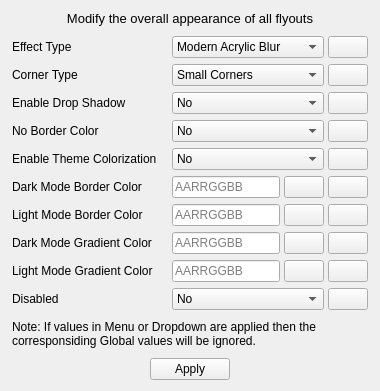
         <widget class="QWidget" name="tab1">
          <attribute name="title">
           <string>Global</string>
          </attribute>
          <layout class="QVBoxLayout" name="verticalLayout" stretch="0,1,0,0">
           <property name="spacing">
            <number>10</number>
           </property>
           <property name="leftMargin">
            <number>12</number>
           </property>
           <property name="rightMargin">
            <number>12</number>
           </property>
           <item>
            <widget class="QLabel" name="description1">
             <property name="font">
              <font>
               <pointsize>10</pointsize>
              </font>
             </property>
             <property name="text">
              <string>Modify the overall appearance of all flyouts</string>
             </property>
             <property name="scaledContents">
              <bool>false</bool>
             </property>
             <property name="alignment">
              <set>Qt::AlignCenter</set>
             </property>
             <property name="wordWrap">
              <bool>true</bool>
             </property>
            </widget>
           </item>
           <item>
            <layout class="QFormLayout" name="formLayout">
             <property name="horizontalSpacing">
              <number>15</number>
             </property>
             <property name="verticalSpacing">
              <number>6</number>
             </property>
             <property name="leftMargin">
              <number>0</number>
             </property>
             <property name="topMargin">
              <number>0</number>
             </property>
             <property name="rightMargin">
              <number>0</number>
             </property>
             <property name="bottomMargin">
              <number>0</number>
             </property>
             <item row="0" column="0">
              <widget class="QLabel" name="lbl_effectType1">
               <property name="text">
                <string>Effect Type</string>
               </property>
              </widget>
             </item>
             <item row="0" column="1">
              <layout class="QHBoxLayout" name="horizontalLayout_11" stretch="1,0">
               <property name="spacing">
                <number>4</number>
               </property>
               <item>
                <widget class="QComboBox" name="effectType1">
                 <property name="sizePolicy">
                  <sizepolicy hsizetype="Preferred" vsizetype="Minimum">
                   <horstretch>0</horstretch>
                   <verstretch>0</verstretch>
                  </sizepolicy>
                 </property>
                 <property name="currentIndex">
                  <number>5</number>
                 </property>
                 <item>
                  <property name="text">
                   <string extracomment="Disable all effects">Disable</string>
                  </property>
                 </item>
                 <item>
                  <property name="text">
                   <string>Transparent</string>
                  </property>
                 </item>
                 <item>
                  <property name="text">
                   <string>Solid</string>
                  </property>
                 </item>
                 <item>
                  <property name="text">
                   <string>Blur</string>
                  </property>
                 </item>
                 <item>
                  <property name="text">
                   <string>Classic Acrylic Blur</string>
                  </property>
                 </item>
                 <item>
                  <property name="text">
                   <string>Modern Acrylic Blur</string>
                  </property>
                 </item>
                 <item>
                  <property name="text">
                   <string>Acrylic</string>
                  </property>
                 </item>
                 <item>
                  <property name="text">
                   <string>Mica</string>
                  </property>
                 </item>
                 <item>
                  <property name="text">
                   <string>Mica Alt</string>
                  </property>
                 </item>
                </widget>
               </item>
               <item>
                <widget class="QPushButton" name="reset_effect_type1">
                 <property name="enabled">
                  <bool>true</bool>
                 </property>
                 <property name="sizePolicy">
                  <sizepolicy hsizetype="Minimum" vsizetype="Minimum">
                   <horstretch>0</horstretch>
                   <verstretch>0</verstretch>
                  </sizepolicy>
                 </property>
                 <property name="text">
                  <string/>
                 </property>
                 <property name="icon">
                  <iconset>
                   <normaloff>../Assets/icons/reset_icon.png</normaloff>../Assets/icons/reset_icon.png</iconset>
                 </property>
                </widget>
               </item>
              </layout>
             </item>
             <item row="1" column="0">
              <widget class="QLabel" name="lbl_cornerType1">
               <property name="text">
                <string>Corner Type</string>
               </property>
              </widget>
             </item>
             <item row="1" column="1">
              <layout class="QHBoxLayout" name="horizontalLayout_60" stretch="1,0">
               <property name="spacing">
                <number>4</number>
               </property>
               <item>
                <widget class="QComboBox" name="cornerType1">
                 <property name="sizePolicy">
                  <sizepolicy hsizetype="Preferred" vsizetype="Minimum">
                   <horstretch>0</horstretch>
                   <verstretch>0</verstretch>
                  </sizepolicy>
                 </property>
                 <property name="currentIndex">
                  <number>3</number>
                 </property>
                 <item>
                  <property name="text">
                   <string>Dont't Change</string>
                  </property>
                 </item>
                 <item>
                  <property name="text">
                   <string>Square Corners</string>
                  </property>
                 </item>
                 <item>
                  <property name="text">
                   <string>Large Corners</string>
                  </property>
                 </item>
                 <item>
                  <property name="text">
                   <string>Small Corners</string>
                  </property>
                 </item>
                </widget>
               </item>
               <item>
                <widget class="QPushButton" name="reset_corner_type1">
                 <property name="sizePolicy">
                  <sizepolicy hsizetype="Minimum" vsizetype="Minimum">
                   <horstretch>0</horstretch>
                   <verstretch>0</verstretch>
                  </sizepolicy>
                 </property>
                 <property name="text">
                  <string/>
                 </property>
                 <property name="icon">
                  <iconset>
                   <normaloff>../Assets/icons/reset_icon.png</normaloff>../Assets/icons/reset_icon.png</iconset>
                 </property>
                </widget>
               </item>
              </layout>
             </item>
             <item row="2" column="0">
              <widget class="QLabel" name="lbl_enableDropShadow1">
               <property name="text">
                <string>Enable Drop Shadow</string>
               </property>
              </widget>
             </item>
             <item row="2" column="1">
              <layout class="QHBoxLayout" name="horizontalLayout_12" stretch="1,0">
               <property name="spacing">
                <number>4</number>
               </property>
               <item>
                <widget class="QComboBox" name="enableDropShadow1">
                 <property name="sizePolicy">
                  <sizepolicy hsizetype="Preferred" vsizetype="Minimum">
                   <horstretch>0</horstretch>
                   <verstretch>0</verstretch>
                  </sizepolicy>
                 </property>
                 <item>
                  <property name="text">
                   <string>No</string>
                  </property>
                 </item>
                 <item>
                  <property name="text">
                   <string>Yes</string>
                  </property>
                 </item>
                </widget>
               </item>
               <item>
                <widget class="QPushButton" name="reset_drop_shadow1">
                 <property name="enabled">
                  <bool>true</bool>
                 </property>
                 <property name="sizePolicy">
                  <sizepolicy hsizetype="Minimum" vsizetype="Minimum">
                   <horstretch>0</horstretch>
                   <verstretch>0</verstretch>
                  </sizepolicy>
                 </property>
                 <property name="text">
                  <string/>
                 </property>
                 <property name="icon">
                  <iconset>
                   <normaloff>../Assets/icons/reset_icon.png</normaloff>../Assets/icons/reset_icon.png</iconset>
                 </property>
                </widget>
               </item>
              </layout>
             </item>
             <item row="3" column="0">
              <widget class="QLabel" name="lbl_noBorderColor1">
               <property name="text">
                <string>No Border Color</string>
               </property>
              </widget>
             </item>
             <item row="3" column="1">
              <layout class="QHBoxLayout" name="horizontalLayout_56" stretch="1,0">
               <property name="spacing">
                <number>4</number>
               </property>
               <item>
                <widget class="QComboBox" name="noBorderColor1">
                 <property name="sizePolicy">
                  <sizepolicy hsizetype="Preferred" vsizetype="Minimum">
                   <horstretch>0</horstretch>
                   <verstretch>0</verstretch>
                  </sizepolicy>
                 </property>
                 <item>
                  <property name="text">
                   <string>No</string>
                  </property>
                 </item>
                 <item>
                  <property name="text">
                   <string>Yes</string>
                  </property>
                 </item>
                </widget>
               </item>
               <item>
                <widget class="QPushButton" name="reset_border_color1">
                 <property name="sizePolicy">
                  <sizepolicy hsizetype="Minimum" vsizetype="Minimum">
                   <horstretch>0</horstretch>
                   <verstretch>0</verstretch>
                  </sizepolicy>
                 </property>
                 <property name="text">
                  <string/>
                 </property>
                 <property name="icon">
                  <iconset>
                   <normaloff>../Assets/icons/reset_icon.png</normaloff>../Assets/icons/reset_icon.png</iconset>
                 </property>
                </widget>
               </item>
              </layout>
             </item>
             <item row="7" column="0">
              <widget class="QLabel" name="lbl_darkModeGradientColor1">
               <property name="text">
                <string>Dark Mode Gradient Color</string>
               </property>
              </widget>
             </item>
             <item row="7" column="1">
              <layout class="QHBoxLayout" name="horizontalLayout_13" stretch="1,0,0">
               <property name="spacing">
                <number>4</number>
               </property>
               <item>
                <widget class="QLineEdit" name="darkModeGradientColor1">
                 <property name="sizePolicy">
                  <sizepolicy hsizetype="Expanding" vsizetype="Minimum">
                   <horstretch>0</horstretch>
                   <verstretch>0</verstretch>
                  </sizepolicy>
                 </property>
                 <property name="toolTip">
                  <string/>
                 </property>
                 <property name="layoutDirection">
                  <enum>Qt::LeftToRight</enum>
                 </property>
                 <property name="readOnly">
                  <bool>true</bool>
                 </property>
                 <property name="placeholderText">
                  <string>AARRGGBB</string>
                 </property>
                </widget>
               </item>
               <item>
                <widget class="QPushButton" name="dark_mode_gradient_color_picker1">
                 <property name="enabled">
                  <bool>true</bool>
                 </property>
                 <property name="sizePolicy">
                  <sizepolicy hsizetype="Minimum" vsizetype="Minimum">
                   <horstretch>0</horstretch>
                   <verstretch>0</verstretch>
                  </sizepolicy>
                 </property>
                 <property name="text">
                  <string/>
                 </property>
                 <property name="icon">
                  <iconset>
                   <normaloff>../Assets/icons/color_picker_icon.png</normaloff>../Assets/icons/color_picker_icon.png</iconset>
                 </property>
                </widget>
               </item>
               <item>
                <widget class="QPushButton" name="reset_dark_mode_gradient_color1">
                 <property name="enabled">
                  <bool>true</bool>
                 </property>
                 <property name="sizePolicy">
                  <sizepolicy hsizetype="Minimum" vsizetype="Minimum">
                   <horstretch>0</horstretch>
                   <verstretch>0</verstretch>
                  </sizepolicy>
                 </property>
                 <property name="text">
                  <string/>
                 </property>
                 <property name="icon">
                  <iconset>
                   <normaloff>../Assets/icons/reset_icon.png</normaloff>../Assets/icons/reset_icon.png</iconset>
                 </property>
                </widget>
               </item>
              </layout>
             </item>
             <item row="8" column="0">
              <widget class="QLabel" name="lbl_lightModeGradientColor1">
               <property name="text">
                <string>Light Mode Gradient Color</string>
               </property>
              </widget>
             </item>
             <item row="8" column="1">
              <layout class="QHBoxLayout" name="horizontalLayout_14" stretch="1,0,0">
               <property name="spacing">
                <number>4</number>
               </property>
               <item>
                <widget class="QLineEdit" name="lightModeGradientColor1">
                 <property name="sizePolicy">
                  <sizepolicy hsizetype="Expanding" vsizetype="Minimum">
                   <horstretch>0</horstretch>
                   <verstretch>0</verstretch>
                  </sizepolicy>
                 </property>
                 <property name="toolTip">
                  <string/>
                 </property>
                 <property name="layoutDirection">
                  <enum>Qt::LeftToRight</enum>
                 </property>
                 <property name="readOnly">
                  <bool>true</bool>
                 </property>
                 <property name="placeholderText">
                  <string>AARRGGBB</string>
                 </property>
                </widget>
               </item>
               <item>
                <widget class="QPushButton" name="light_mode_gradient_color_picker1">
                 <property name="enabled">
                  <bool>true</bool>
                 </property>
                 <property name="sizePolicy">
                  <sizepolicy hsizetype="Minimum" vsizetype="Minimum">
                   <horstretch>0</horstretch>
                   <verstretch>0</verstretch>
                  </sizepolicy>
                 </property>
                 <property name="text">
                  <string/>
                 </property>
                 <property name="icon">
                  <iconset>
                   <normaloff>../Assets/icons/color_picker_icon.png</normaloff>../Assets/icons/color_picker_icon.png</iconset>
                 </property>
                </widget>
               </item>
               <item>
                <widget class="QPushButton" name="reset_light_mode_gradient_color1">
                 <property name="enabled">
                  <bool>true</bool>
                 </property>
                 <property name="sizePolicy">
                  <sizepolicy hsizetype="Minimum" vsizetype="Minimum">
                   <horstretch>0</horstretch>
                   <verstretch>0</verstretch>
                  </sizepolicy>
                 </property>
                 <property name="text">
                  <string/>
                 </property>
                 <property name="icon">
                  <iconset>
                   <normaloff>../Assets/icons/reset_icon.png</normaloff>../Assets/icons/reset_icon.png</iconset>
                 </property>
                </widget>
               </item>
              </layout>
             </item>
             <item row="9" column="0">
              <widget class="QLabel" name="lbl_disabledEffect1">
               <property name="text">
                <string>Disabled</string>
               </property>
              </widget>
             </item>
             <item row="9" column="1">
              <layout class="QHBoxLayout" name="horizontalLayout_17" stretch="1,0">
               <property name="spacing">
                <number>4</number>
               </property>
               <item>
                <widget class="QComboBox" name="disabledEffect1">
                 <property name="sizePolicy">
                  <sizepolicy hsizetype="Preferred" vsizetype="Minimum">
                   <horstretch>0</horstretch>
                   <verstretch>0</verstretch>
                  </sizepolicy>
                 </property>
                 <item>
                  <property name="text">
                   <string>No</string>
                  </property>
                 </item>
                 <item>
                  <property name="text">
                   <string>Yes</string>
                  </property>
                 </item>
                </widget>
               </item>
               <item>
                <widget class="QPushButton" name="reset_disabled1">
                 <property name="enabled">
                  <bool>true</bool>
                 </property>
                 <property name="sizePolicy">
                  <sizepolicy hsizetype="Minimum" vsizetype="Minimum">
                   <horstretch>0</horstretch>
                   <verstretch>0</verstretch>
                  </sizepolicy>
                 </property>
                 <property name="text">
                  <string/>
                 </property>
                 <property name="icon">
                  <iconset>
                   <normaloff>../Assets/icons/reset_icon.png</normaloff>../Assets/icons/reset_icon.png</iconset>
                 </property>
                </widget>
               </item>
              </layout>
             </item>
             <item row="4" column="0">
              <widget class="QLabel" name="lbl_enableThemeColorization1">
               <property name="text">
                <string>Enable Theme Colorization</string>
               </property>
              </widget>
             </item>
             <item row="4" column="1">
              <layout class="QHBoxLayout" name="horizontalLayout_64" stretch="1,0">
               <property name="spacing">
                <number>4</number>
               </property>
               <item>
                <widget class="QComboBox" name="enableThemeColorization1">
                 <property name="sizePolicy">
                  <sizepolicy hsizetype="Preferred" vsizetype="Minimum">
                   <horstretch>0</horstretch>
                   <verstretch>0</verstretch>
                  </sizepolicy>
                 </property>
                 <item>
                  <property name="text">
                   <string>No</string>
                  </property>
                 </item>
                 <item>
                  <property name="text">
                   <string>Yes</string>
                  </property>
                 </item>
                </widget>
               </item>
               <item>
                <widget class="QPushButton" name="reset_theme_colorization1">
                 <property name="sizePolicy">
                  <sizepolicy hsizetype="Minimum" vsizetype="Minimum">
                   <horstretch>0</horstretch>
                   <verstretch>0</verstretch>
                  </sizepolicy>
                 </property>
                 <property name="text">
                  <string/>
                 </property>
                 <property name="icon">
                  <iconset>
                   <normaloff>../Assets/icons/reset_icon.png</normaloff>../Assets/icons/reset_icon.png</iconset>
                 </property>
                </widget>
               </item>
              </layout>
             </item>
             <item row="5" column="0">
              <widget class="QLabel" name="lbl_darkModeBorderColor1">
               <property name="text">
                <string>Dark Mode Border Color</string>
               </property>
              </widget>
             </item>
             <item row="5" column="1">
              <layout class="QHBoxLayout" name="horizontalLayout_22" stretch="1,0,0">
               <property name="spacing">
                <number>4</number>
               </property>
               <item>
                <widget class="QLineEdit" name="darkModeBorderColor1">
                 <property name="sizePolicy">
                  <sizepolicy hsizetype="Expanding" vsizetype="Minimum">
                   <horstretch>0</horstretch>
                   <verstretch>0</verstretch>
                  </sizepolicy>
                 </property>
                 <property name="toolTip">
                  <string/>
                 </property>
                 <property name="layoutDirection">
                  <enum>Qt::LeftToRight</enum>
                 </property>
                 <property name="readOnly">
                  <bool>true</bool>
                 </property>
                 <property name="placeholderText">
                  <string>AARRGGBB</string>
                 </property>
                </widget>
               </item>
               <item>
                <widget class="QPushButton" name="dark_mode_border_color_picker1">
                 <property name="enabled">
                  <bool>true</bool>
                 </property>
                 <property name="sizePolicy">
                  <sizepolicy hsizetype="Minimum" vsizetype="Minimum">
                   <horstretch>0</horstretch>
                   <verstretch>0</verstretch>
                  </sizepolicy>
                 </property>
                 <property name="text">
                  <string/>
                 </property>
                 <property name="icon">
                  <iconset>
                   <normaloff>../Assets/icons/color_picker_icon.png</normaloff>../Assets/icons/color_picker_icon.png</iconset>
                 </property>
                </widget>
               </item>
               <item>
                <widget class="QPushButton" name="reset_dark_mode_border_color1">
                 <property name="enabled">
                  <bool>true</bool>
                 </property>
                 <property name="sizePolicy">
                  <sizepolicy hsizetype="Minimum" vsizetype="Minimum">
                   <horstretch>0</horstretch>
                   <verstretch>0</verstretch>
                  </sizepolicy>
                 </property>
                 <property name="text">
                  <string/>
                 </property>
                 <property name="icon">
                  <iconset>
                   <normaloff>../Assets/icons/reset_icon.png</normaloff>../Assets/icons/reset_icon.png</iconset>
                 </property>
                </widget>
               </item>
              </layout>
             </item>
             <item row="6" column="0">
              <widget class="QLabel" name="lbl_lightModeBorderColor1">
               <property name="text">
                <string>Light Mode Border Color</string>
               </property>
              </widget>
             </item>
             <item row="6" column="1">
              <layout class="QHBoxLayout" name="horizontalLayout_23" stretch="1,0,0">
               <property name="spacing">
                <number>4</number>
               </property>
               <item>
                <widget class="QLineEdit" name="lightModeBorderColor1">
                 <property name="sizePolicy">
                  <sizepolicy hsizetype="Expanding" vsizetype="Minimum">
                   <horstretch>0</horstretch>
                   <verstretch>0</verstretch>
                  </sizepolicy>
                 </property>
                 <property name="toolTip">
                  <string/>
                 </property>
                 <property name="layoutDirection">
                  <enum>Qt::LeftToRight</enum>
                 </property>
                 <property name="readOnly">
                  <bool>true</bool>
                 </property>
                 <property name="placeholderText">
                  <string>AARRGGBB</string>
                 </property>
                </widget>
               </item>
               <item>
                <widget class="QPushButton" name="light_mode_border_color_picker1">
                 <property name="enabled">
                  <bool>true</bool>
                 </property>
                 <property name="sizePolicy">
                  <sizepolicy hsizetype="Minimum" vsizetype="Minimum">
                   <horstretch>0</horstretch>
                   <verstretch>0</verstretch>
                  </sizepolicy>
                 </property>
                 <property name="text">
                  <string/>
                 </property>
                 <property name="icon">
                  <iconset>
                   <normaloff>../Assets/icons/color_picker_icon.png</normaloff>../Assets/icons/color_picker_icon.png</iconset>
                 </property>
                </widget>
               </item>
               <item>
                <widget class="QPushButton" name="reset_light_mode_border_color1">
                 <property name="enabled">
                  <bool>true</bool>
                 </property>
                 <property name="sizePolicy">
                  <sizepolicy hsizetype="Minimum" vsizetype="Minimum">
                   <horstretch>0</horstretch>
                   <verstretch>0</verstretch>
                  </sizepolicy>
                 </property>
                 <property name="text">
                  <string/>
                 </property>
                 <property name="icon">
                  <iconset>
                   <normaloff>../Assets/icons/reset_icon.png</normaloff>../Assets/icons/reset_icon.png</iconset>
                 </property>
                </widget>
               </item>
              </layout>
             </item>
            </layout>
           </item>
           <item>
            <widget class="QLabel" name="note1">
             <property name="text">
              <string>Note: If values in Menu or Dropdown are applied then the corresponsiding Global values will be ignored.</string>
             </property>
             <property name="wordWrap">
              <bool>true</bool>
             </property>
            </widget>
           </item>
           <item>
            <layout class="QHBoxLayout" name="horizontalLayout_2">
             <item>
              <spacer name="horizontalSpacer">
               <property name="orientation">
                <enum>Qt::Horizontal</enum>
               </property>
               <property name="sizeHint" stdset="0">
                <size>
                 <width>40</width>
                 <height>20</height>
                </size>
               </property>
              </spacer>
             </item>
             <item>
              <widget class="QPushButton" name="applyButton1">
               <property name="cursor">
                <cursorShape>PointingHandCursor</cursorShape>
               </property>
               <property name="text">
                <string>Apply</string>
               </property>
              </widget>
             </item>
             <item>
              <spacer name="horizontalSpacer_2">
               <property name="orientation">
                <enum>Qt::Horizontal</enum>
               </property>
               <property name="sizeHint" stdset="0">
                <size>
                 <width>40</width>
                 <height>20</height>
                </size>
               </property>
              </spacer>
             </item>
            </layout>
           </item>
          </layout>
         </widget>
